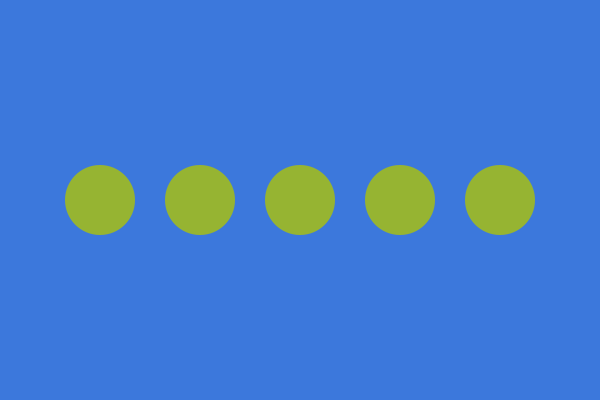
Frame 1 (no input)
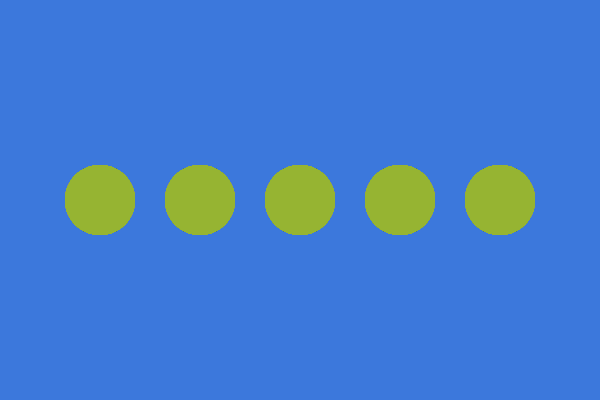
Frame 60 (the mouse pressed at the canvas centre just before this capture)
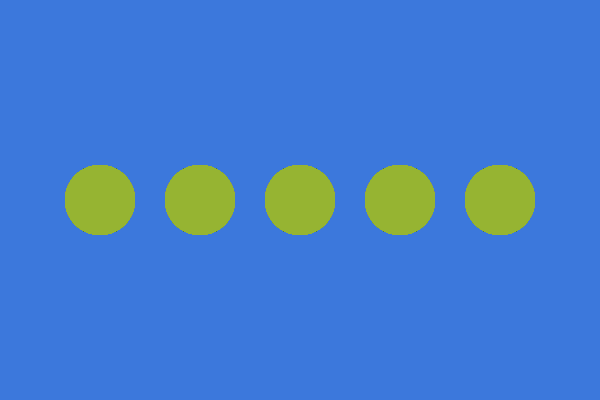
Frame 120 (the mouse held since frame 60 and released just before this capture)

The Processing sketch that drew these frames (run headless with seeded random() and noise(); from frame 60 on, the mouse is pressed at the canvas centre):

// Processing sketch: processing_33005
// ── processing_33005.pde

//for loop that draws 5 balls across the middle of screen on x axis

int centerX = 100;

void setup() {
  size(600, 400);
  background(60, 120, 220);
}

void draw() {
  for (int i = 0; i<500; i = i+100) {
    noStroke();
    fill(150, 180, 50);
    ellipse(centerX + i, 200, 70, 70);
  }
}
